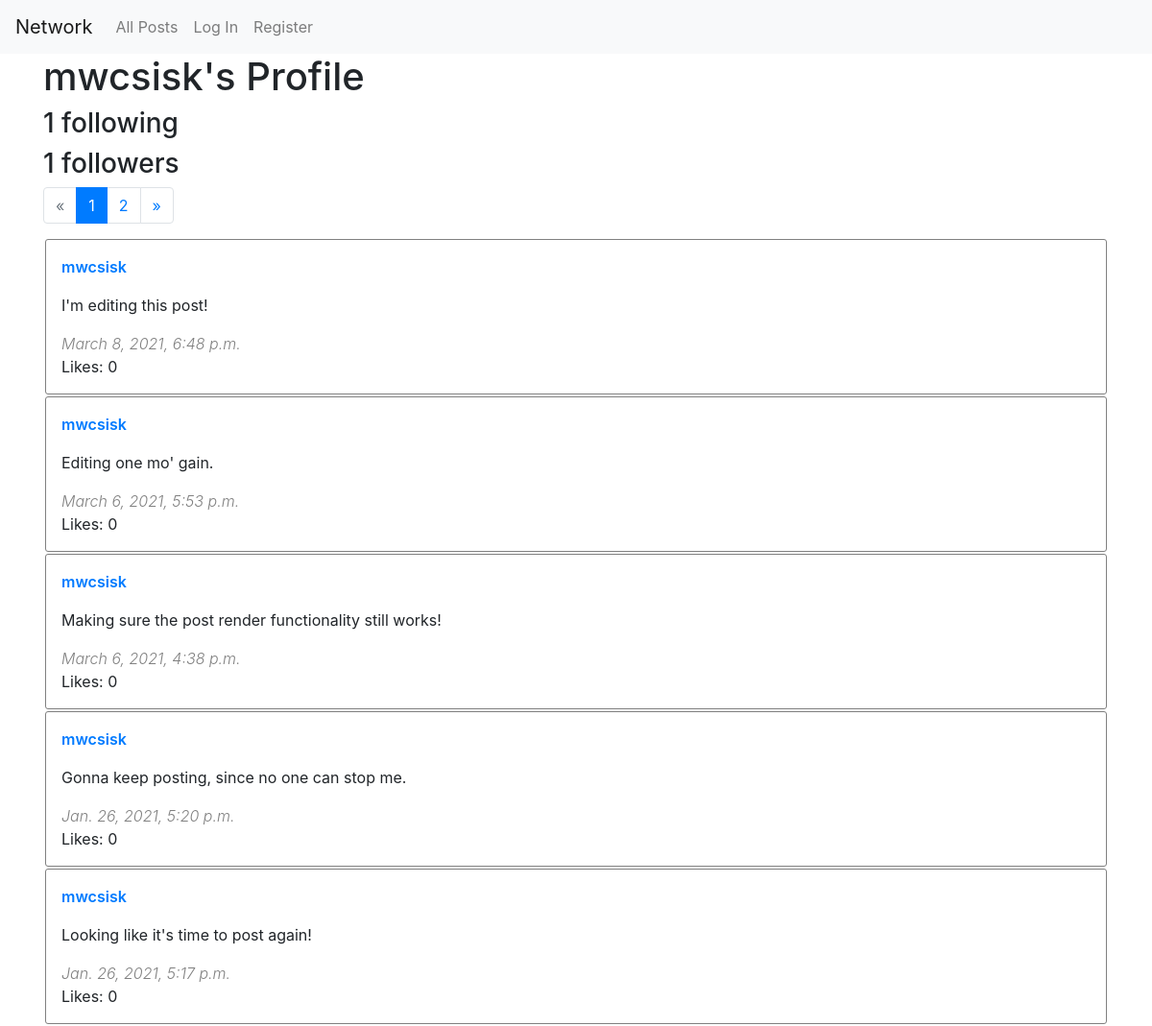
Page /user/mwcsisk (upper part) on the earlier database version.
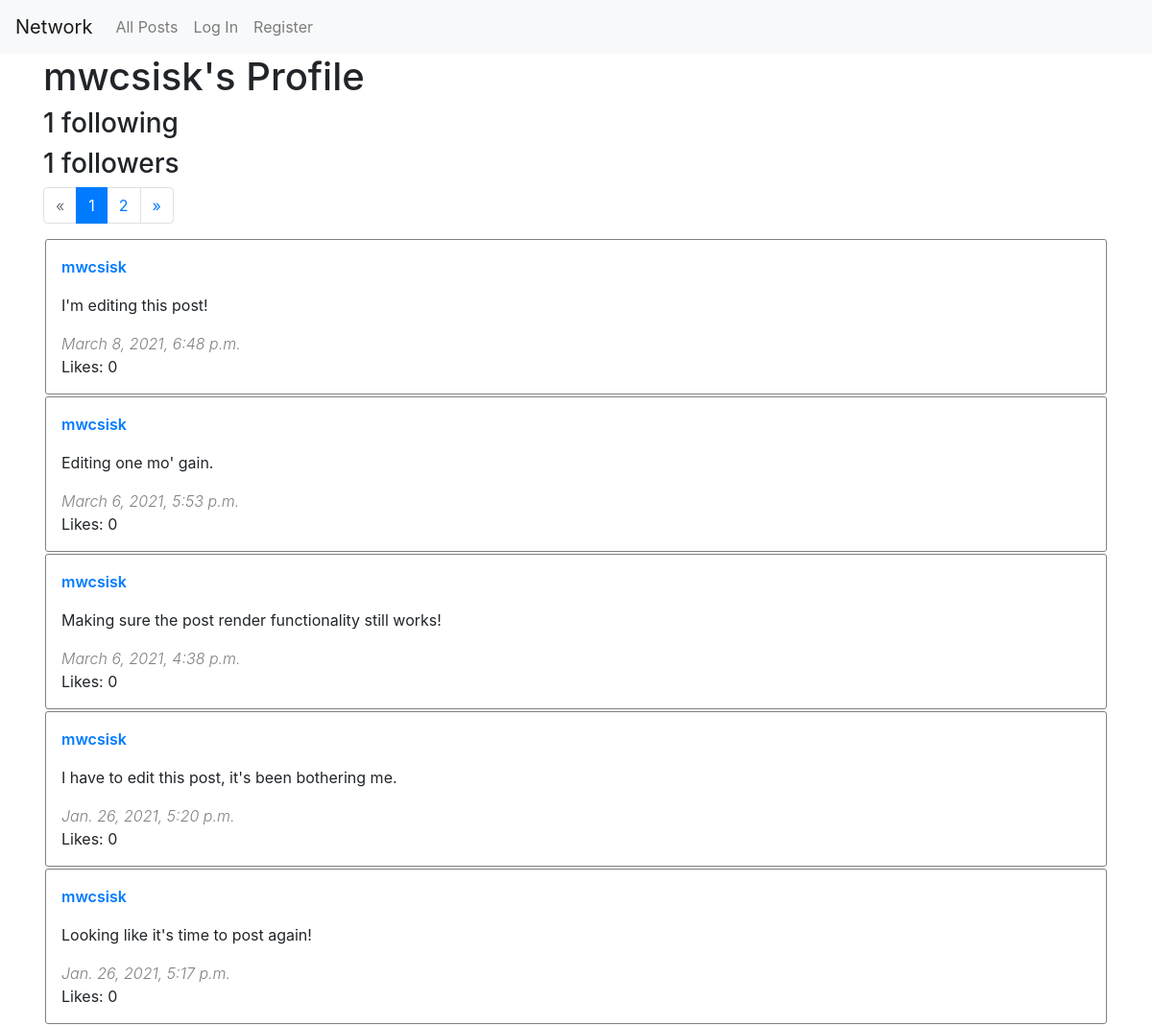
Same page on the later database version.
### network/models.py (models this page shows, shortened)
class User(AbstractUser):
    following = models.ManyToManyField('self', related_name="followers", symmetrical=False)

class Post(models.Model):
    author = models.ForeignKey(User, on_delete=models.CASCADE, related_name='posts', editable=False)
    body = models.CharField(max_length=240)
    timestamp = models.DateTimeField(auto_now_add=True)
    likes = models.ManyToManyField(User, related_name="liked")
    posts = models.Manager()

### network/views.py (the view)
# urls.py: path("user/<str:username>", views.profile, name="profile"),
def profile(request, username):
    user = User.objects.get(username=username)
    if request.user.is_authenticated:
        is_following = request.user.following.filter(id=user.id).exists()
    else:
        is_following = False
    posts = get_posts(username=username)
    page_no = get_page_number(request)
    return render(request, "network/profile.html", {
        "username": username,
        "following": user.following.count(),
        "followers": user.followers.count(),
        "posts": posts.page(page_no),
        "is_following": is_following
    })

### network/functions.py (called while the page is built)
def get_posts(username=False,users=False,per_page=10):
    if username and users:
        raise ValueError('Either a username or a set of users can be specified, but not both')
    elif username:
        posts = User.objects.get(username=username).posts.all()
    elif users:
        posts = Post.posts.filter(author__id__in=users)
    else:
        posts = Post.posts.all()
    return Paginator(posts.annotate(num_likes=Count('likes')).order_by('-timestamp'), per_page)

def get_page_number(request, default=1):
    page_num = request.GET.get('page', default=default)
    try:
        return int(page_num)
    except ValueError:
        return default

### network/templates/network/profile.html (shortened to what this page needs)
{% extends 'network/postview.html' %}
{% block heading %}
<h1>{{ username }}'s Profile</h1>
<h3>{{ following }} following</h3>
<h3><span id="follower-count">{{ followers }}</span> followers</h3>
{% endblock %}

### network/templates/network/postview.html (shortened to what this page needs)
{% extends "network/layout.html" %}
{% load tz %}
{% block body %}
    {% block heading %}
    {% endblock %}
    {% if posts.has_other_pages %}
    <nav aria-label="Post navigation">
        <ul class="pagination">
            {% if posts.has_previous %}
            <li class="page-item"><a class="page-link" href="?page=1" aria-label="Previous">
                <span aria-hidden="true">&laquo;</span>
            </a></li>
            {% else %}
            <li class="page-item disabled"><a class="page-link" href="#" tabindex="-1" aria-disabled="true">&laquo;</a></li>
            {% endif %}
            {% for page in posts.paginator.page_range %}
            <li class="page-item {% if page == posts.number %}active{% endif %}"><a class="page-link" href="?page={{ page }}">{{ page }}</a></li>
            {% endfor %}
            {% if posts.has_next %}
            <li class="page-item"><a class="page-link" href="?page={{ posts.next_page_number }}" aria-label="Next">
                <span aria-hidden="true">&raquo;</span>
            </a></li>
            {% else %}
            <li class="page-item disabled"><a class="page-link" href="#" tabindex="-1" aria-disabled="true">&raquo;</a></li>
            {% endif %}
        </ul>
    </nav>
    {% endif %}
    <div id="posts-view">
        {% for post in posts.object_list %}
        <div class="post-box" id="post-{{ post.id }}">
            <div class="row justify-content-between">
                <div class="col-md-auto author">
                    <a href="/user/{{ post.author.username }}">
                        {{ post.author.username }}
                    </a>
                </div>
                <div class="col-md-auto edit-link">
                </div>
            </div>
            <div class="body" id="post-{{ post.id }}-body">
                {{ post.body }}
            </div>
            <div class="timestamp">
                {{ post.timestamp|timezone:"America/Los_Angeles" }}
            </div>
            <div class="likes">
                Likes: {{ post.num_likes }}
            </div>
        </div>
        {% endfor %}
    </div>
{% endblock %}

### network/templates/network/layout.html (shortened to what this page needs)
{% load static %}
<!DOCTYPE html>
<html lang="en">
    <head>
        <link rel="stylesheet" href="https://stackpath.bootstrapcdn.com/bootstrap/4.4.1/css/bootstrap.min.css">
        <link href="{% static 'network/styles.css' %}" rel="stylesheet">
    </head>
    <body>
        <nav class="navbar navbar-expand-lg navbar-light bg-light">
            <a class="navbar-brand" href="{% url 'index' %}">Network</a>
            <div>
              <ul class="navbar-nav mr-auto">
                <li class="nav-item">
                  <a class="nav-link" href="{% url 'index' %}">All Posts</a>
                </li>
                {% if user.is_authenticated %}
                    <li class="nav-item">
                        <a class="nav-link" href="{% url 'following' %}">Following</a>
                    </li>
                    <li class="nav-item">
                        <a class="nav-link" href="{% url 'logout' %}">Log Out</a>
                    </li>
                {% else %}
                    <li class="nav-item">
                        <a class="nav-link" href="{% url 'login' %}">Log In</a>
                    </li>
                    <li class="nav-item">
                        <a class="nav-link" href="{% url 'register' %}">Register</a>
                    </li>
                {% endif %}
              </ul>
            </div>
          </nav>
        <div class="body container-md">
            {% block body %}
            {% endblock %}
        </div>
    </body>
</html>

### network/static/network/styles.css (style rules this page uses)
.post-box { border: 1px solid grey; border-radius: 3px; padding: 1rem; margin: 2px; }
.post-box .body { padding: 1rem 0rem; }
.post-box .author { font-weight: 600; }
.post-box .timestamp { font-weight: 300; color: grey; font-style: italic; }

Differences in the rows shown:
changed Post: body "Gonna keep posting, since no one can stop me." → "I have to edit this post, it's been bothering me."
